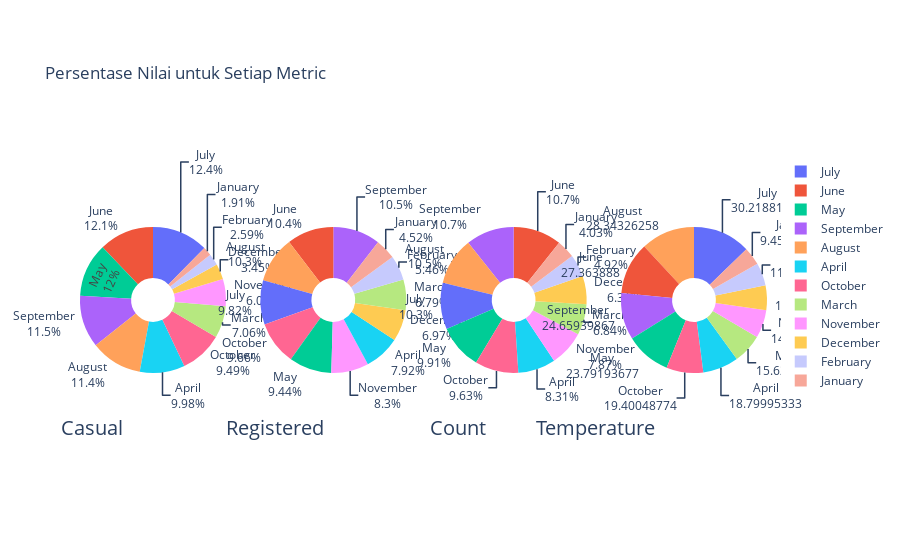

The notebook cell this image was saved under:
### Markdown cell above
### Pertanyaan 3 Mencari Tau Rata-rata perbulan rental Sepeda

### Code cell
from plotly.subplots import make_subplots
import plotly.graph_objects as go
from plotly.offline import plot


# fig = make_subplots(rows=1, cols=2)
fig = make_subplots(rows=1, cols=4, specs=[[{"type": "domain"},{"type": "domain"}, {"type": "domain"}, {"type": "domain"}]])

fig.add_trace(go.Pie(
     values=result_avg_month['casual'],
     name="casual",
     labels=result_avg_month['bulan'],
     domain=dict(x=[0, 0.5]),
     hole=.3,
     textinfo='label+percent'),
     row=1, col=1)

fig.add_trace(go.Pie(
     values=result_avg_month['registered'],
     labels=result_avg_month['bulan'],
     domain=dict(x=[0.5, 1.0]),
     name="registered",
     hole=.3,
     textinfo='label+percent'),
    row=1, col=2)

fig.add_trace(go.Pie(
     values=result_avg_month['cnt'],
     labels=result_avg_month['bulan'],
     domain=dict(x=[0.5, 1.0]),
     name="count",
     hole=.3,
     textinfo='label+percent'),
    row=1, col=3)

fig.add_trace(go.Pie(
     values=result_avg_month['temp'],
     labels=result_avg_month['bulan'],
     domain=dict(x=[0.5, 1.0]),
     name="temperature",
     hole=.3,
     textinfo='label+value'),
    row=1, col=4)


fig.update_layout(
    title_text="Persentase Nilai untuk Setiap Metric",
    # Add annotations in the center of the donut pies.
    annotations=[dict(text='Casual', x=-0.03, y=0, font_size=20, showarrow=False),
                 dict(text='Registered', x=0.21, y=0, font_size=20, showarrow=False),
                 dict(text='Count', x=0.55, y=0, font_size=20, showarrow=False),
                 dict(text='Temperature', x=0.84, y=0, font_size=20, showarrow=False)])

fig.show()

### Figure 1 — Plotly figure (JSON) as saved in the notebook; plotly's stock layout.template omitted (floating-point values rounded to 4 significant figures)
{"data": [{"domain": {"x": [0, 0.2125], "y": [0, 1]}, "hole": 0.3, "labels": ["April", "August", "December", "February", "January", "July", "June", "March", "May", "November", "October", "September"], "name": "casual", "textinfo": "label+percent", "type": "pie", "values": [1013.0, 1162.0, 349.9, 262.5, 194.2, 1261.0, 1232.0, 716.8, 1214.0, 610.0, 963.9, 1172.0]}, {"domain": {"x": [0.2625, 0.475], "y": [0, 1]}, "hole": 0.3, "labels": ["April", "August", "December", "February", "January", "July", "June", "March", "May", "November", "October", "September"], "name": "registered", "textinfo": "label+percent", "type": "pie", "values": [3472.0, 4502.0, 3054.0, 2393.0, 1982.0, 4303.0, 4541.0, 2975.0, 4136.0, 3637.0, 4235.0, 4594.0]}, {"domain": {"x": [0.525, 0.7375], "y": [0, 1]}, "hole": 0.3, "labels": ["April", "August", "December", "February", "January", "July", "June", "March", "May", "November", "October", "September"], "name": "count", "textinfo": "label+percent", "type": "pie", "values": [4485.0, 5664.0, 3404.0, 2655.0, 2176.0, 5564.0, 5772.0, 3692.0, 5350.0, 4247.0, 5199.0, 5767.0]}, {"domain": {"x": [0.7875, 1], "y": [0, 1]}, "hole": 0.3, "labels": ["April", "August", "December", "February", "January", "July", "June", "March", "May", "November", "October", "September"], "name": "temperature", "textinfo": "label+value", "type": "pie", "values": [18.8, 28.34, 12.96, 11.97, 9.458, 30.22, 27.36, 15.62, 23.79, 14.77, 19.4, 24.66]}], "layout": {"annotations": [{"font": {"size": 20}, "showarrow": false, "text": "Casual", "x": -0.03, "y": 0}, {"font": {"size": 20}, "showarrow": false, "text": "Registered", "x": 0.21, "y": 0}, {"font": {"size": 20}, "showarrow": false, "text": "Count", "x": 0.55, "y": 0}, {"font": {"size": 20}, "showarrow": false, "text": "Temperature", "x": 0.84, "y": 0}], "title": {"text": "Persentase Nilai untuk Setiap Metric"}}}
